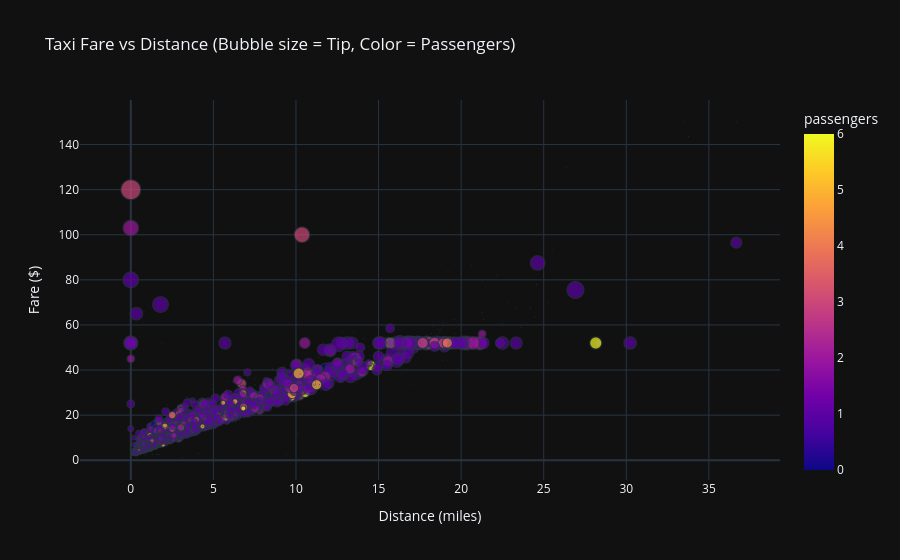

The notebook cell saved with this chart:
### Code cell
import plotly.express as px
import seaborn as sns

# Load taxis dataset
data = sns.load_dataset("taxis")

# Scatter plot
fig = px.scatter(
    data,
    x="distance",
    y="fare",
    color="passengers",   # color points by number of passengers
    template='plotly_dark',     # add dark theme
    size="tip",           # bubble size = tip amount
    title="Taxi Fare vs Distance (Bubble size = Tip, Color = Passengers)",
    labels={"fare": "Fare ($)", "distance": "Distance (miles)"}
)

fig.show()

### Figure 1 — Plotly figure (JSON) as saved in the notebook; plotly's stock layout.template omitted (floating-point values rounded to 4 significant figures; data arrays with more than 128 entries replaced by an {"elided": "..."} marker saying what was removed)
{"data": [{"hovertemplate": "Distance (miles)=%{x}<br>Fare ($)=%{y}<br>tip=%{marker.size}<br>passengers=%{marker.color}<extra></extra>", "legendgroup": "", "marker": {"color": {"elided": "6433 int values"}, "coloraxis": "coloraxis", "size": {"elided": "6433 float values"}, "sizemode": "area", "sizeref": 0.083, "symbol": "circle"}, "mode": "markers", "name": "", "showlegend": false, "type": "scattergl", "x": {"elided": "6433 float values"}, "xaxis": "x", "y": {"elided": "6433 float values"}, "yaxis": "y"}], "layout": {"coloraxis": {"colorbar": {"title": {"text": "passengers"}}, "colorscale": [[0, "#0d0887"], [0.1111, "#46039f"], [0.2222, "#7201a8"], [0.3333, "#9c179e"], [0.4444, "#bd3786"], [0.5556, "#d8576b"], [0.6667, "#ed7953"], [0.7778, "#fb9f3a"], [0.8889, "#fdca26"], [1, "#f0f921"]]}, "legend": {"itemsizing": "constant", "tracegroupgap": 0}, "title": {"text": "Taxi Fare vs Distance (Bubble size = Tip, Color = Passengers)"}, "xaxis": {"anchor": "y", "domain": [0, 1], "title": {"text": "Distance (miles)"}}, "yaxis": {"anchor": "x", "domain": [0, 1], "title": {"text": "Fare ($)"}}}}
